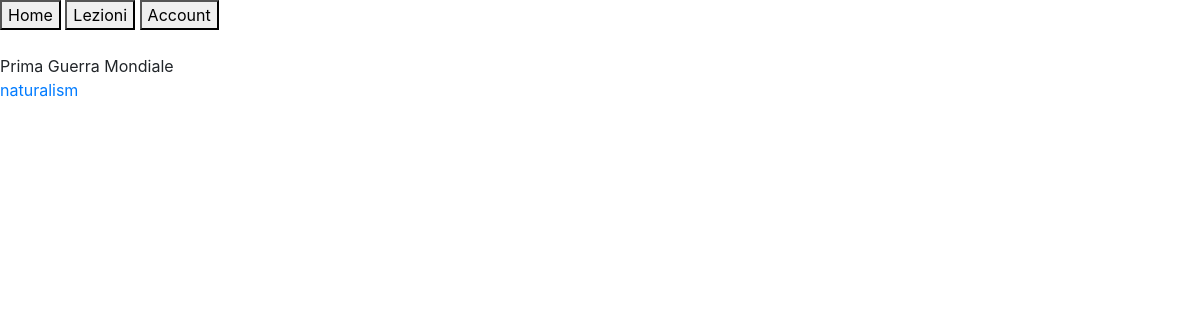
/src/lezione/?id=2 (signed in), run on an earlier commit of the app's database.
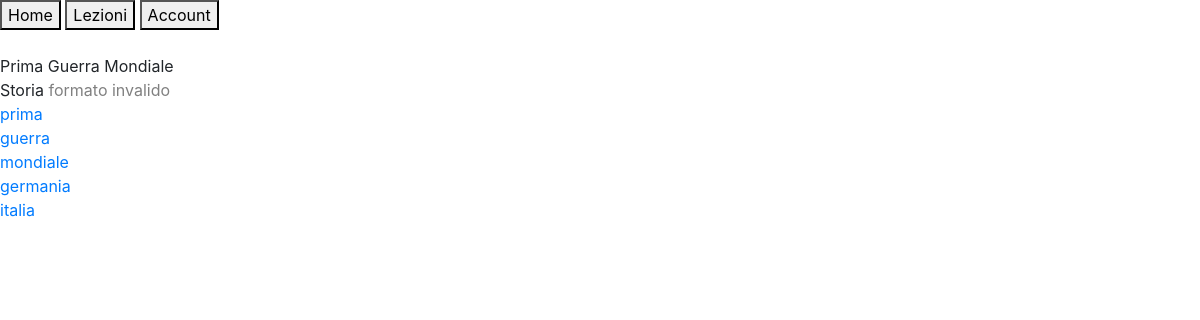
And on a later commit of the database.
### tables this page shows
CREATE TABLE `etichette` (
  `id` int(15) NOT NULL AUTO_INCREMENT,
  `nome` varchar(150) NOT NULL,
  PRIMARY KEY (`id`),
  UNIQUE (`nome`)
);

CREATE TABLE `materiali` (
  `id` int(15) NOT NULL AUTO_INCREMENT,
  `indirizzo` varchar(150) NOT NULL,
  `titolo` varchar(100) NOT NULL,
  `tipo` varchar(10) NOT NULL,
  PRIMARY KEY (`id`),
  UNIQUE (`titolo`),
  UNIQUE KEY (`indirizzo`)
);

### src/_database/connection.php (called while the page is built, shortened)
<?php
  include '../_classes/lezione.php';
  include '../_classes/materiale.php';
  include '../_classes/etichetta.php';
  function get_client_ip() {
      $ipaddress = '';
      if (getenv('HTTP_CLIENT_IP'))
          $ipaddress = getenv('HTTP_CLIENT_IP');
      else if(getenv('HTTP_X_FORWARDED_FOR'))
          $ipaddress = getenv('HTTP_X_FORWARDED_FOR');
      else if(getenv('HTTP_X_FORWARDED'))
          $ipaddress = getenv('HTTP_X_FORWARDED');
      else if(getenv('HTTP_FORWARDED_FOR'))
          $ipaddress = getenv('HTTP_FORWARDED_FOR');
      else if(getenv('HTTP_FORWARDED'))
         $ipaddress = getenv('HTTP_FORWARDED');
      else if(getenv('REMOTE_ADDR'))
          $ipaddress = getenv('REMOTE_ADDR');
      else
          $ipaddress = 'UNKNOWN';
      return $ipaddress;
  }
function logQuery($sql, $ip){
  $log = fopen("../_database/log.txt", "a");
  $sql = preg_replace('/\s+/', ' ', $sql);
}
  function query($sql, $className){
    $conn = new mysqli("localhost", "root", "", "lele");
    $tabella = array();
    $result = $conn->query($sql);
    if ($result->num_rows == 0) {
      return $tabella;
    } else while($row = $result->fetch_assoc()){
      if ($className == "utente") $oggetto = new Utente($row);
      elseif ($className == "lezione") $oggetto = new Lezione($row);
      elseif ($className == "tema") $oggetto = new Tema($row);
      elseif ($className == "materiale") $oggetto = new Materiale($row);
      elseif ($className == "materia") $oggetto = new Materia($row);
      elseif ($className == "etichetta") $oggetto = new Etichetta($row);
      array_push($tabella, $oggetto);
    }
    return $tabella;
  }
  include 'select.php';
?>

### src/_database/select.php (called while the page is built, shortened)
<?php
  function getLezioneId($id){
    $sql = "SELECT *
    FROM lezioni
    WHERE id=$id;";
    return query($sql, 'lezione');
  }
  function getMaterialiIdLezione($idLezione){
    $sql = "SELECT materiali.*
    FROM materiali,materialidilezioni as r
    WHERE materiali.id=r.idMateriale
      AND r.idLezione=$idLezione;";
    return query($sql, 'materiale');
  }
  function getEtichetteIdLezione($idLezione){
    $sql = "SELECT etichette.*
    FROM etichette,etichettedilezioni as r
    WHERE etichette.id=r.idEtichetta
      AND r.idLezione=$idLezione;";
    return query($sql, 'etichetta');
  }
?>

### src/_classes/lezione.php (called while the page is built, shortened)
<?php
  class Lezione {
    public $id;
    public function __construct($row){
      $this->row = $row;
      $this->id = $row['id'];
    }
    public function loadMateriali(){
      $this->materiali = getMaterialiIdLezione($this->id);
    }
    public function loadEtichette(){
      $this->etichette = getEtichetteIdLezione($this->id);
    }
  }
?>

### src/_classes/etichetta.php (called while the page is built, shortened)
<?php
  class Etichetta {
    public function __construct($row){
      $this->row = $row;
      $this->id = $row['id'];
    }
  }
?>

### src/_classes/materiale.php (called while the page is built, shortened)
<?php
  class Materiale {
    public function __construct($row){
      $this->row = $row;
    }
  }
?>

### src/lezione/dettagli.php (the view, shortened to what this page needs)
<?php echo $lezione->row['titolo'] ?>
<?php $lezione->loadMateriali(); ?>
<?php foreach ($lezione->materiali as $materiale): ?>
  <div>
    <?php echo $materiale->row['titolo'] ?>
    <?php if ($materiale->row['tipo'] == 'video'): ?>
      <a href="#">Guarda Video</a>
    <?php elseif ($materiale->row['tipo'] == 'pdf'): ?>
      <a href="#">Download pdf</a>
    <?php else: ?>
      <span style="color: grey">formato invalido</span>
    <?php endif; ?>
  </div>
<?php endforeach; ?>
<?php $lezione->loadEtichette(); ?>
<?php foreach ($lezione->etichette as $etichetta): ?>
  <div>
    <a href="../lezioni/?etichetta=<?php echo $etichetta->id ?>">
      <?php echo $etichetta->row['nome'] ?>
    </a>
  </div>
<?php endforeach; ?>

What changed in the data, as far as the page shows it:
no longer on this page (row edited): etichette: nome "naturalism"
now on this page (row edited): materiali: titolo "Storia", tipo "formato invalido"
added etichette: nome "prima"
added etichette: nome "guerra"
added etichette: nome "mondiale"
added etichette: nome "germania"
added etichette: nome "italia"
